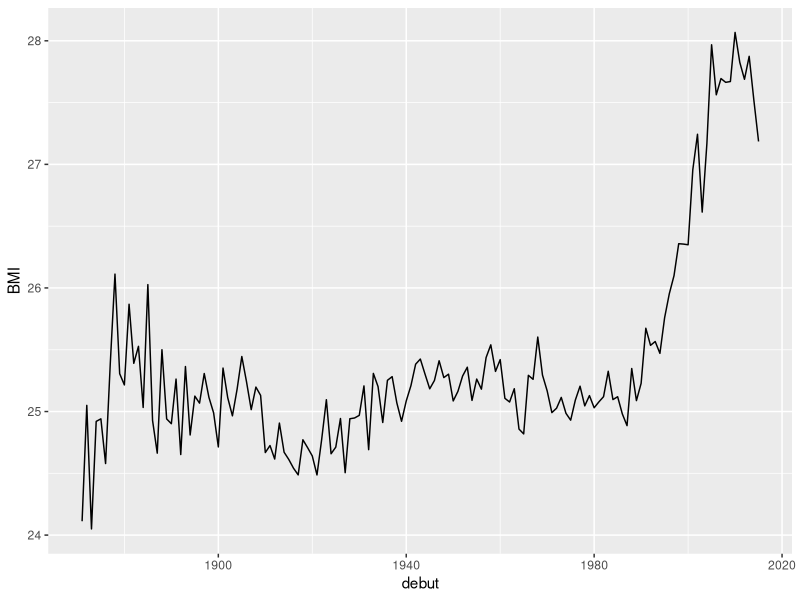
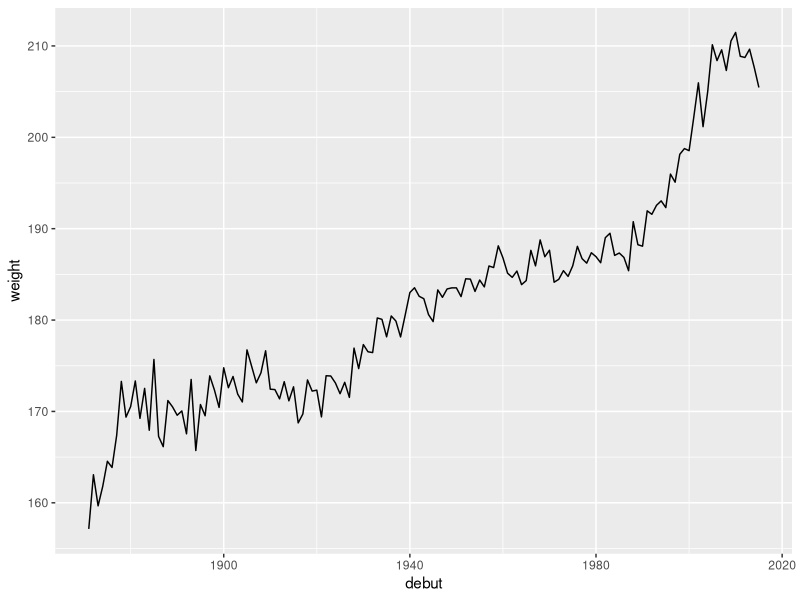
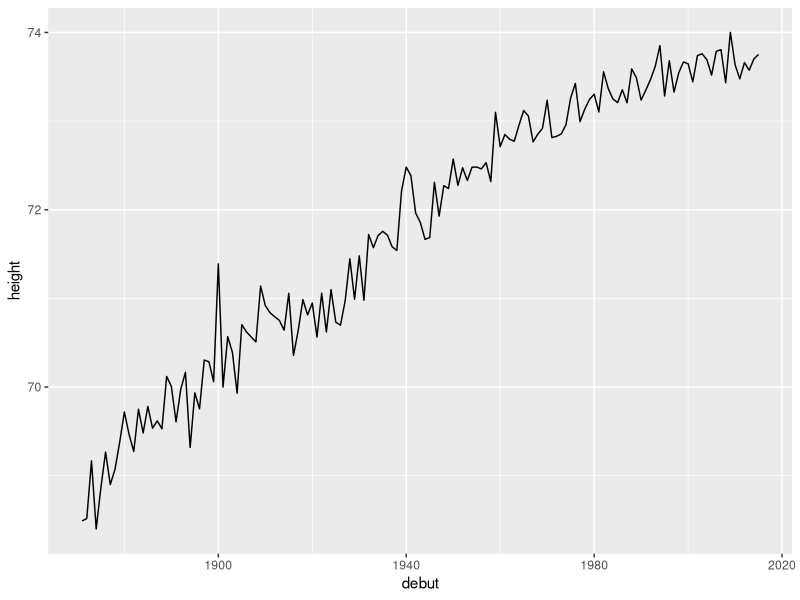

Write the R code that produced these figures, in order.
## ---- chunk 1
knitr::opts_chunk$set(echo = TRUE)
library(ggplot2)
setwd('C:/Users/jdjoseph/Google Drive/UDACITY/DataVisualization/FinalProject')
players <- read.csv("players_edit.csv")
names(players)

year_aggregate <- aggregate(players[,(3:6)],list(players$debut),mean)


year_aggregate$Group.1 <- NULL

year_aggregate$nameFirst <- "Joe"
year_aggregate$nameLast <- "Average"


output_df <- rbind(players,year_aggregate)

ggplot(aes(x = debut, y = BMI), data = year_aggregate) +
  geom_line()

ggplot(aes(x = debut, y = weight), data = year_aggregate) +
  geom_line()

ggplot(aes(x = debut, y = height), data = year_aggregate) +
  geom_line()

write.csv(output_df,file="BMI_w_averages.csv")
